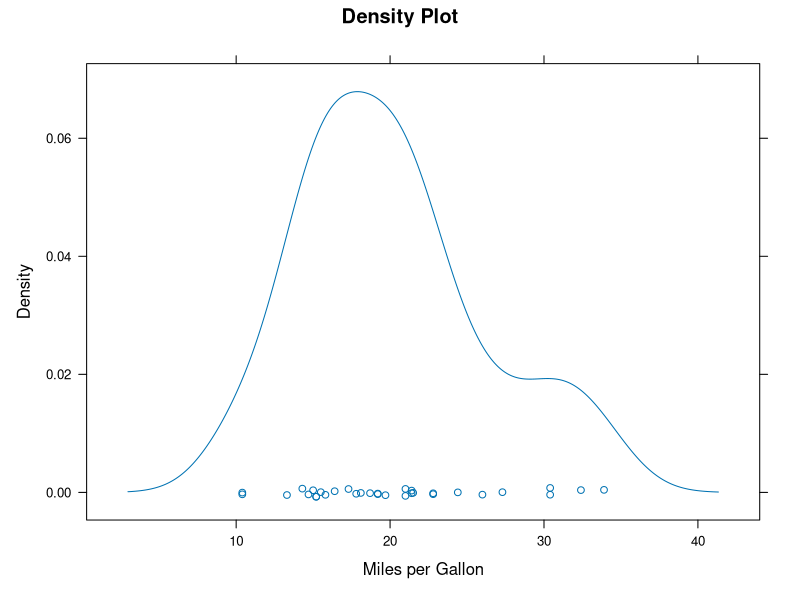
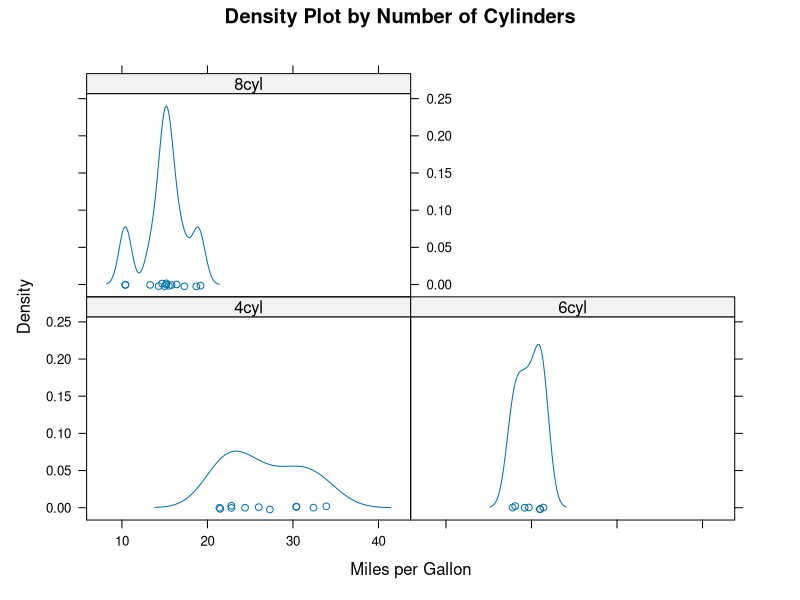
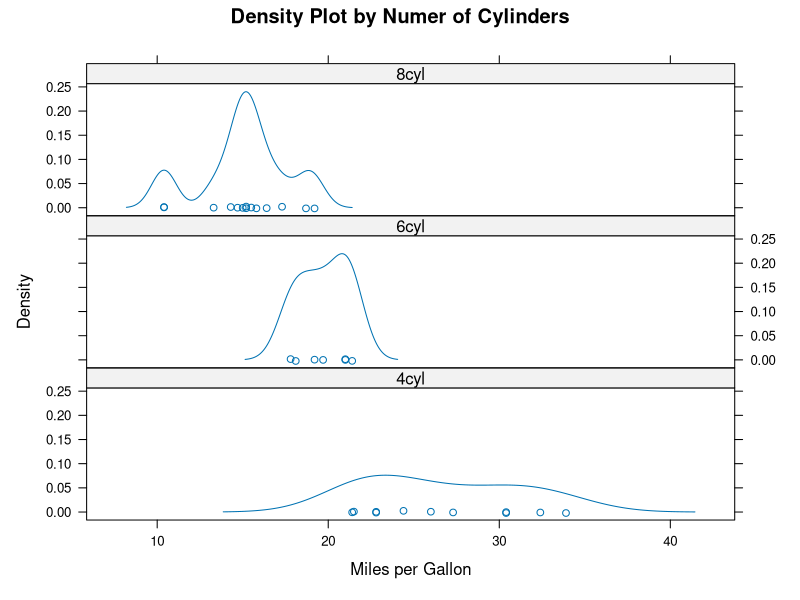
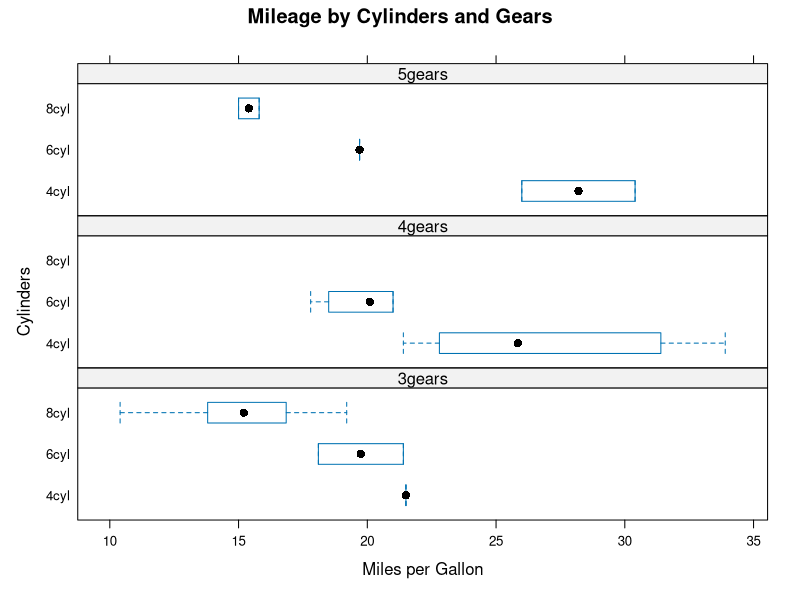
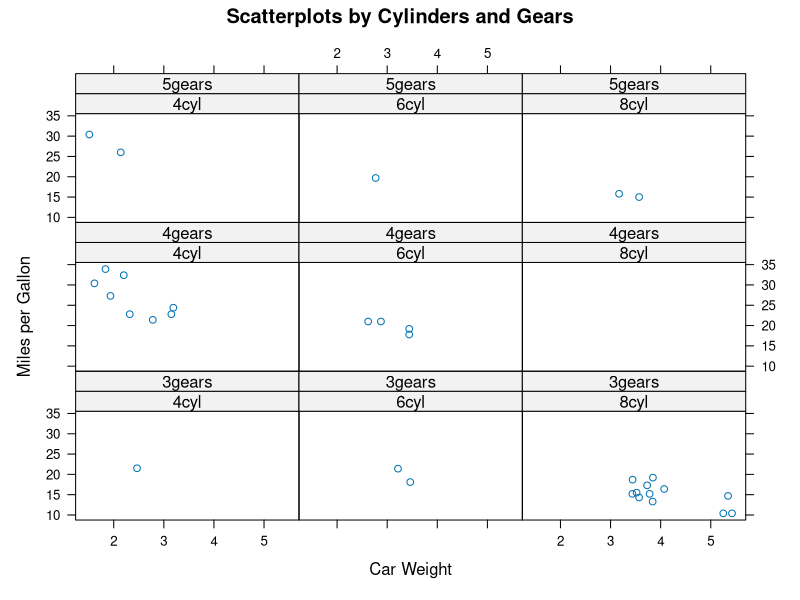
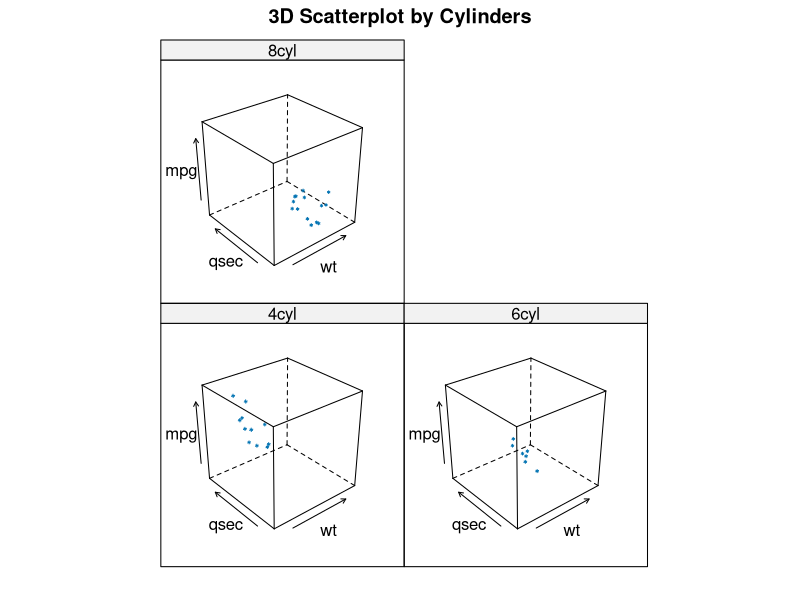
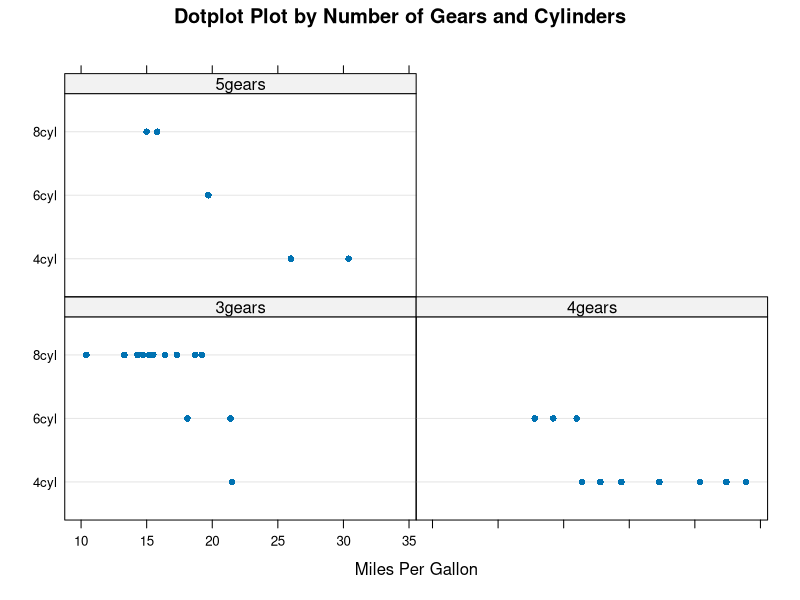
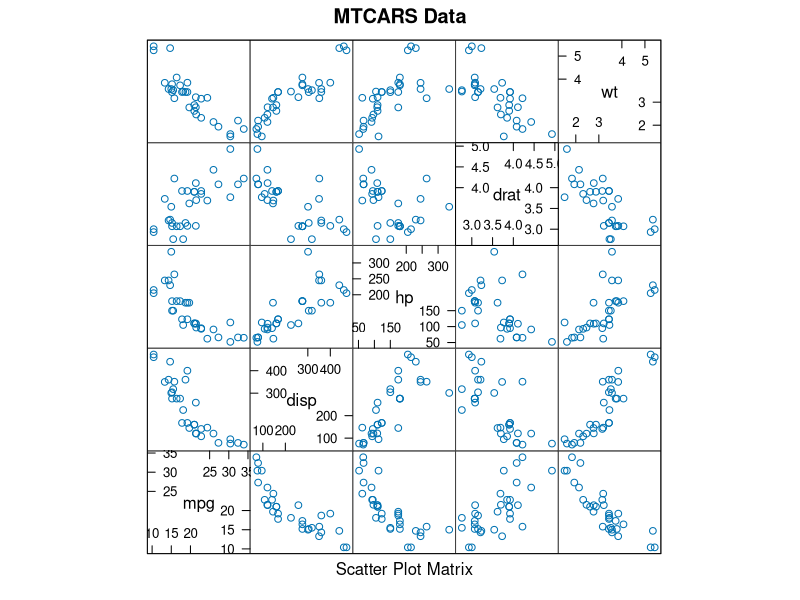

Here is the R script that generated these plots, in order:
## ---- chunk 1
library(lattice)
attach(mtcars)
## ---- chunk 2
# create factors with value labels
gear.f<-factor(gear,levels=c(3,4,5),
labels=c("3gears","4gears","5gears"))
cyl.f <-factor(cyl,levels=c(4,6,8),
labels=c("4cyl","6cyl","8cyl"))

## ---- chunk 3
# kernel density plot
densityplot(~mpg,
main="Density Plot",
xlab="Miles per Gallon")
## ---- chunk 4
# kernel density plots by factor level
densityplot(~mpg|cyl.f,
main="Density Plot by Number of Cylinders",
xlab="Miles per Gallon")
## ---- chunk 5
# kernel density plots by factor level (alternate layout)
densityplot(~mpg|cyl.f,
main="Density Plot by Numer of Cylinders",
xlab="Miles per Gallon",
layout=c(1,3))
## ---- chunk 6
# boxplots for each combination of two factors
bwplot(cyl.f~mpg|gear.f,
ylab="Cylinders", xlab="Miles per Gallon",
main="Mileage by Cylinders and Gears",
layout=(c(1,3))
)
## ---- chunk 7
# scatterplots for each combination of two factors
xyplot(mpg~wt|cyl.f*gear.f,
main="Scatterplots by Cylinders and Gears",
ylab="Miles per Gallon", xlab="Car Weight")
## ---- chunk 8
# 3d scatterplot by factor level
cloud(mpg~wt*qsec|cyl.f,
main="3D Scatterplot by Cylinders")
## ---- chunk 9
# dotplot for each combination of two factors
dotplot(cyl.f~mpg|gear.f,
main="Dotplot Plot by Number of Gears and Cylinders",
xlab="Miles Per Gallon")
## ---- chunk 10
# scatterplot matrix
splom(mtcars[c(1,3,4,5,6)],
main="MTCARS Data")

